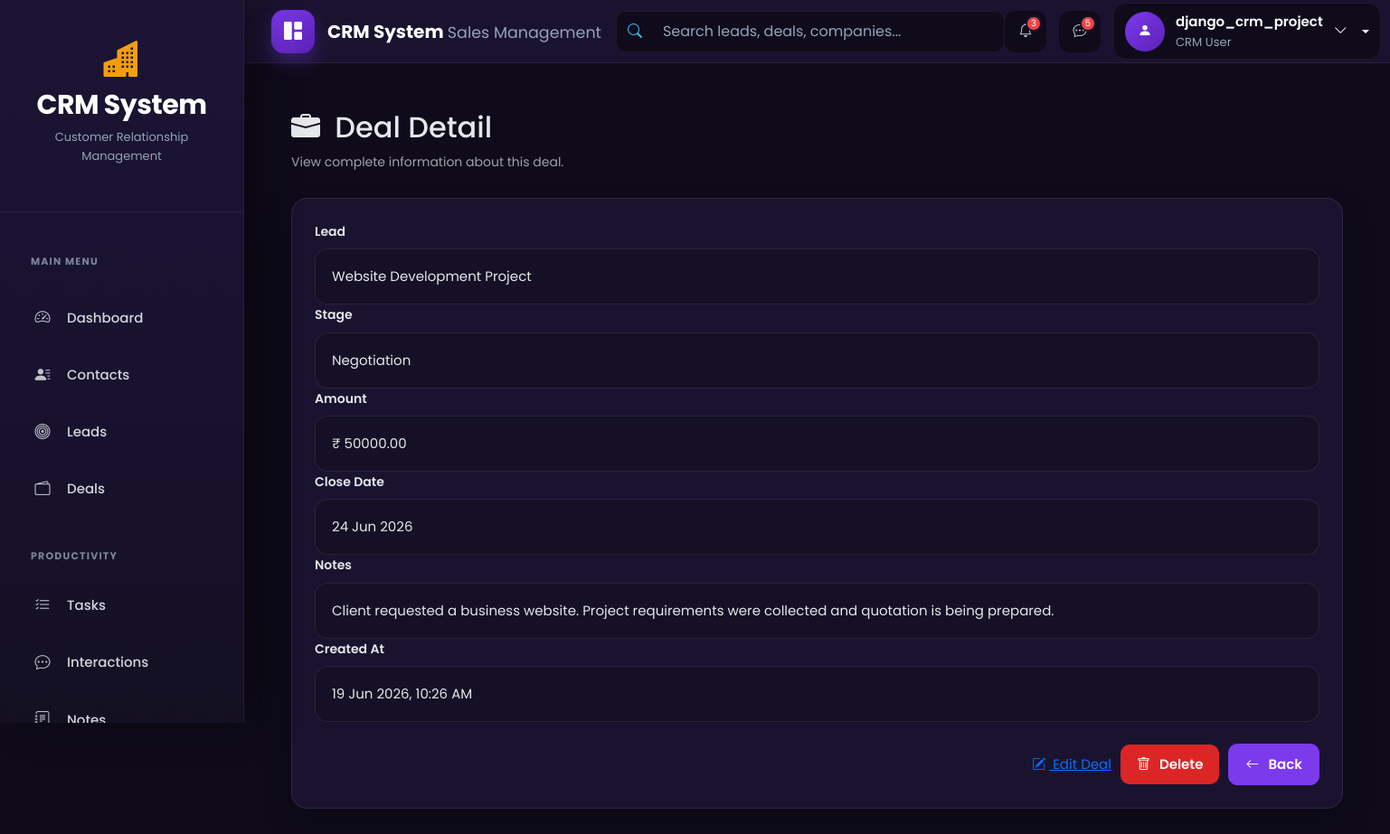
The page /deals/1/ (signed in) on the database its author committed.
### accounts/models.py (models this page shows, shortened)
class CustomUser(AbstractUser):
    ROLE_CHOICES = (
        ('admin', 'Admin'),
        ('agent', 'Agent'),
    )
    role = models.CharField(max_length=10, choices=ROLE_CHOICES, default='agent')
    phone = models.CharField(max_length=15, blank=True, null=True)
    profile_pic = models.ImageField(upload_to="profiles/", blank=True, null=True)
    email = models.EmailField(unique=True)
    is_approved = models.BooleanField(default=False, help_text="Admin approval required for login")

### deals/models.py (models this page shows, shortened)
class Deal(models.Model):
    STAGE_CHOICES = (
        ('negotiation', 'Negotiation'),
        ('contract', 'Contract'),
        ('closed_won', 'Closed Won'),
        ('closed_lost', 'Closed Lost'),
    )
    lead = models.OneToOneField(
        Lead,
        on_delete=models.CASCADE,
        related_name="deal"
    )
    amount = models.DecimalField(
        max_digits=12,
        decimal_places=2,
        default=0
    )
    stage = models.CharField(
        max_length=20,
        choices=STAGE_CHOICES,
        default="negotiation"
    )
    close_date = models.DateField(
        null=True,
        blank=True
    )
    notes = models.TextField(
        blank=True
    )
    created_at = models.DateTimeField(
        auto_now_add=True
    )
    updated_at = models.DateTimeField(
        auto_now=True
    )

### leads/models.py (models this page shows)
class Lead(models.Model):
    STATUS_CHOICES = [
        ('new','New'),
        ('contacted','Contacted'),
        ('qualified','Qualified'),
        ('proposal','Proposal'),
        ('won','Won'),
        ('lost','Lost'),
    ]
    contact = models.ForeignKey(Contact,on_delete=models.CASCADE)
    title = models.CharField(max_length=200)
    status = models.CharField(max_length=20, choices=STATUS_CHOICES, default='new')
    assigned_to = models.ForeignKey(settings.AUTH_USER_MODEL, on_delete=models.SET_NULL, null=True,blank=True)
    estimated_value = models.DecimalField(max_digits=12, decimal_places=2, default=0)
    expected_close =models.DateField(null=True, blank=True)
    created_at = models.DateTimeField(auto_now_add=True)
    updated_at =models.DateTimeField(auto_now=True)
    def __str__(self):
        return self.title

### deals/views.py (the view, shortened to what this page needs)
@login_required
def deal_detail(request, pk):
    deal = get_object_or_404(
        Deal.objects.select_related(
            "lead",
            "lead__contact",
            "lead__assigned_to",
        ),
        pk=pk
    )
    return render(
        request,
        "deals/deal_detail.html",
        {
            "deal": deal
        }
    )

### templates/deals/deal_detail.html (shortened to what this page needs)
{% extends "base.html" %}
{% block content %}
<div class="container-fluid">
    <div class="crm-page-header">
        <div>
            <h2 class="crm-page-title">
                <i class="bi bi-briefcase-fill me-2"></i>
                Deal Detail
            </h2>
            <p class="crm-page-subtitle">
                View complete information about this deal.
            </p>
        </div>
    </div>
    <div class="crm-card">
        <div class="crm-card-body">
            <div class="crm-detail-grid">
                <div class="crm-detail-item">
                    <label class="crm-label">Lead</label>
                    <div class="crm-detail-box">
                        {{ deal.lead }}
                    </div>
                </div>
                <div class="crm-detail-item">
                    <label class="crm-label">Stage</label>
                    <div class="crm-detail-box">
                        {{ deal.get_stage_display }}
                    </div>
                </div>
                <div class="crm-detail-item">
                    <label class="crm-label">Amount</label>
                    <div class="crm-detail-box">
                        ₹ {{ deal.amount|default:"0.00" }}
                    </div>
                </div>
                <div class="crm-detail-item">
                    <label class="crm-label">Close Date</label>
                    <div class="crm-detail-box">
                        {% if deal.close_date %}
                            {{ deal.close_date|date:"d M Y" }}
                        {% else %}
                            -
                        {% endif %}
                    </div>
                </div>
                <div class="crm-detail-item crm-detail-full">
                    <label class="crm-label">Notes</label>
                    <div class="crm-detail-box">
                        {% if deal.notes %}
                            {{ deal.notes }}
                        {% else %}
                            <span class="text-muted">
                                No Notes Available
                            </span>
                        {% endif %}
                    </div>
                </div>
                <div class="crm-detail-item">
                    <label class="crm-label">Created At</label>
                    <div class="crm-detail-box">
                        {{ deal.created_at|date:"d M Y, h:i A" }}
                    </div>
                </div>
            </div>
            <div class="crm-form-actions">
                <a href="{% url 'deals:deal_edit' deal.id %}" class="crm-btn-warning">
                    <i class="bi bi-pencil-square me-1"></i>
                    Edit Deal
                </a>
                <a href="{% url 'deals:deal_delete' deal.id %}" class="crm-btn-danger">
                    <i class="bi bi-trash me-1"></i>
                    Delete
                </a>
                <a href="{% url 'deals:deal_list' %}" class="crm-btn-secondary">
                    <i class="bi bi-arrow-left me-1"></i>
                    Back
                </a>
            </div>
        </div>
    </div>
</div>
{% endblock %}

### templates/includes/navbar.html (shortened to what this page needs)
<nav class="navbar navbar-expand-lg crm-navbar">
  <div class="container-fluid">
    <a class="navbar-brand crm-brand" href="{% url 'dashboard' %}">
      <div class="crm-brand-icon">
        <i class="bi bi-grid-1x2-fill"></i>
      </div>
      <div class="crm-brand-text">
        <span class="crm-brand-title"> CRM System </span>
        <small> Sales Management </small>
      </div>
    </a>
    <div class="collapse navbar-collapse" id="crmNavbar">
      <form class="crm-search mx-auto">
        <div class="input-group">
          <span class="input-group-text">
            <i class="bi bi-search"></i>
          </span>
          <input
            type="search"
            class="form-control"
            placeholder="Search leads, deals, companies..."
          />
        </div>
      </form>
      {% if user.is_authenticated %}
      <div class="crm-navbar-actions">
       <a href="javascript:void(0);" class="crm-nav-icon">
    <i class="bi bi-bell"></i>
    <span class="crm-nav-badge">3</span>
</a>
        <a href="#" class="crm-nav-icon">
          <i class="bi bi-chat-dots"></i>
          <span class="crm-nav-badge">5</span>
        </a>
        <div class="dropdown crm-user-dropdown">
          <a
            href="#"
            class="crm-user dropdown-toggle"
            role="button"
            data-bs-toggle="dropdown"
            aria-expanded="false"
          >
            <div class="crm-avatar">
              <i class="bi bi-person-fill"></i>
            </div>
            <div class="crm-user-info">
              <span class="crm-user-name"> {{ user.username }} </span>
<small>
    CRM User
</small>            </div>
            <i class="bi bi-chevron-down crm-arrow"></i>
          </a>
        </div>
      </div>
      {% else %}
      <div class="d-flex align-items-center gap-2 ms-auto">
        <a href="/accounts/login/" class="btn btn-outline-light"> Login </a>
        <a href="/accounts/register/" class="btn btn-primary"> Register </a>
      </div>
      {% endif %}
    </div>
  </div>
</nav>

### static/css/base.css (style rules this page uses)
*, *::before, *::after { margin:0; padding:0; box-sizing:border-box; }
html { scroll-behavior:smooth; }
body { font-family:"Poppins",sans-serif; background:#0f0b1a; color:#e5e7eb; font-size:15px; line-height:1.6; overflow-x:hidden; }

### static/css/components.css (style rules this page uses)
.crm-navbar { position:sticky; top:0; z-index:999; height:70px; margin-left:260px; background:#1a1330; border-bottom:1px solid rgba(255,255,255,.06); padding:0 28px; transition:.3s ease; }
.crm-navbar .container-fluid { height:100%; display:flex; align-items:center; justify-content:space-between; }
.crm-brand { display:flex; align-items:center; gap:14px; text-decoration:none; }
.crm-brand-icon { width:48px; height:48px; display:flex; align-items:center; justify-content:center; border-radius:14px; background:linear-gradient(135deg,#7c3aed,#5b21b6); box-shadow:0 10px 20px rgba(124,58,237,.30); }
.crm-brand-icon i { color:#fff; font-size:20px; }
.crm-brand-title { color:#fff; font-size:20px; font-weight:700; }
.crm-brand-text small { color:#94a3b8; }
.crm-search { width:430px; max-width:100%; }
.crm-search .input-group { height:46px; border-radius:12px; overflow:hidden; background:#0f0b1a; border:1px solid rgba(255,255,255,.06); }
.crm-search .input-group-text { background:#0f0b1a; border:none; color:#38bdf8; }
.crm-search input { background:#0f0b1a!important; border:none!important; color:#fff!important; }
.crm-search input::placeholder { color:#94a3b8; }
.crm-navbar-actions { display:flex; align-items:center; gap:14px; }
.crm-nav-icon { width:46px; height:46px; border-radius:12px; display:flex; align-items:center; justify-content:center; background:#0f0b1a; color:#cbd5e1; position:relative; text-decoration:none; transition:.3s; }
.crm-nav-badge { position:absolute; top:5px; right:5px; width:18px; height:18px; border-radius:50%; background:#ef4444; color:#fff; font-size:10px; display:flex; align-items:center; justify-content:center; border:2px solid #1a1330; }
.crm-user { display:flex; align-items:center; gap:12px; padding:8px 12px; background:#0f0b1a; border-radius:14px; border:1px solid rgba(255,255,255,.06); color:white; text-decoration:none; }
.crm-avatar { width:44px; height:44px; border-radius:50%; display:flex; align-items:center; justify-content:center; background:linear-gradient(135deg,#7c3aed,#5b21b6); }
.crm-avatar i { color:white; }
.crm-user-info { display:flex; flex-direction:column; }
.crm-user-name { font-weight:600; }
.crm-user-info small { color:#94a3b8; }
.crm-card { background:#1a1330; border-radius:18px; border:1px solid rgba(255,255,255,.08); box-shadow:0 15px 35px rgba(0,0,0,.25); padding:25px; color:#e5e7eb; }
.crm-page-subtitle { color:#a1a1aa; font-size:14px; }
.crm-btn-primary, .crm-btn-secondary, .crm-btn-danger { display:inline-flex; align-items:center; justify-content:center; gap:6px; padding:10px 18px; border-radius:10px; font-weight:600; text-decoration:none; transition:.3s; }
.crm-btn-secondary { background: #7c3aed; color: #ffffff; border: 1px solid #7c3aed; }
.crm-btn-danger { background:#dc2626; color:white; }
.crm-label { color:#d4d4d8; font-weight:600; margin-bottom:8px; display:block; }
.crm-detail-box { background:#0f0b1a; padding:15px; border-radius:12px; border:1px solid rgba(255,255,255,.08); color:#e5e7eb; }

### static/css/pages.css (style rules this page uses)
.crm-label { display: block; color: #e5e7eb; font-size: 14px; font-weight: 600; margin-bottom: 8px; }
.crm-page-subtitle { color: #a1a1aa !important; font-size: 14px; margin-bottom: 0; }
.crm-detail-box { background: #151025; border: 1px solid rgba(255,255,255,.08); border-radius: 14px; padding: 18px; color: #e5e7eb; }
.crm-page-header { display: flex; align-items: flex-start; justify-content: space-between; }
.crm-page-header + .crm-card { margin-top: 28px; margin-bottom: 18px; }
.crm-page-header { display: flex; align-items: flex-start; justify-content: space-between; gap: 20px; }
.crm-form-actions { display: flex; align-items: center; justify-content: flex-end; gap: 10px; margin-top: 24px; }

### rows shown on the page
CustomUser: username "django_crm_project"
Deal: lead "Website Development Project", stage "Negotiation", amount "50000.00", close_date "24 Jun 2026", notes "Client requested a business website. Project requirements were collected and quotation is being prepared.", created_at "19 Jun 2026, 10:26 AM"
